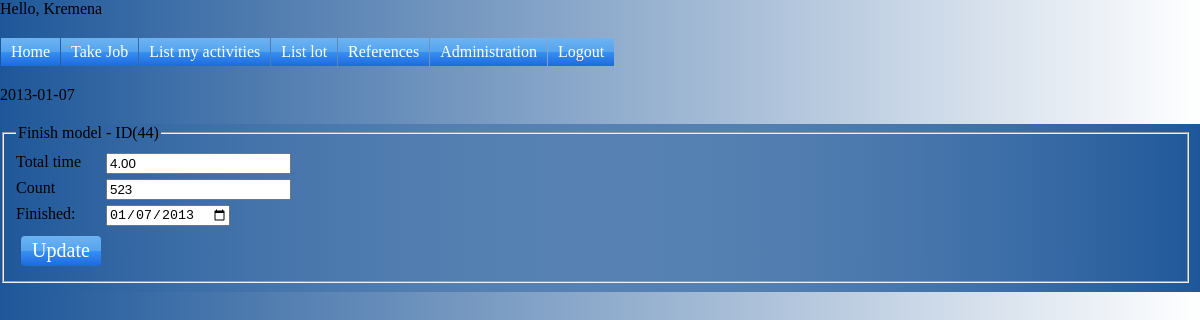
The app's page /edit_job.php?work_id=44 (signed in) with its own data.
### tables this page shows
CREATE TABLE `work` (
  `id` int(10) unsigned NOT NULL AUTO_INCREMENT,
  `id_activiti` int(10) unsigned NOT NULL,
  `id_model` int(10) unsigned NOT NULL,
  `id_user` int(10) unsigned NOT NULL,
  `id_project` int(10) unsigned NOT NULL,
  `start` int(10) unsigned NOT NULL,
  `end` int(10) unsigned NOT NULL,
  `count` int(10) unsigned NOT NULL DEFAULT '0',
  `time` decimal(10,2) unsigned NOT NULL DEFAULT '0.00',
  PRIMARY KEY (`id`),
  KEY `id_model` (`id_model`),
  KEY `id_user` (`id_user`),
  KEY `id_activiti` (`id_activiti`),
  KEY `id_project` (`id_project`)
);

### edit_job.php (the view, shortened to what this page needs)
<?php
include_once 'inc/config.php';
if (($_SESSION['logged_in'] != true) || ((int) $_SESSION['user']['rights'] < 5 )) {
    header('Location: login.php');
    exit;
} else {
    $work_id = $_REQUEST['work_id'];
    $submit = $_POST['_submit_check'];
    include 'inc/head.php';
    if ($submit) {
        $time = $_POST['time'];
        $count = $_POST['count'];
        $finished = $_POST['finished'];
        if ($time && $count && $finished && $work_id) {
            $st = $db->prepare("UPDATE work SET count = :count, time = :time, end = :end  WHERE id = :id");
            $st->bindParam(':count', $count);
            $st->bindParam(':time', $time);
            $st->bindParam(':end', strtotime($finished));
            $st->bindParam(':id', $work_id);
            $result = $st->execute();
        }
    } else {
        $st = $db->prepare("SELECT count,time,end FROM work WHERE id = :id");
        $st->bindParam(':id', $work_id);
        $st->execute();
        $work = $st->fetch();
        if ($work) {
            $time = $work['time'];
            $count = $work['count'];
            $finished = date("Y-m-d", $work['end']);
            echo $finished;
        }
    }
    if ($result && $submit) {
        echo '<p>Work updated successfully</p>';
    } else {
        ?>
        <form action="edit_job.php" method="POST">
            <fieldset>
                <legend>Finish model - ID(<?php echo $work_id; ?>)</legend>
                <p class="clearfix">
                    <label for="time">Total time</label>
                    <input type="text" value="<?php echo $time; ?>" id="time" name="time" />
                </p>
                <p class="clearfix">
                    <label for="count">Count</label>
                    <input type="text" value="<?php echo $count; ?>" id="count" name="count" />
                </p>
                <p class="clearfix">
                    <label for="finished">Finished:</label>
                    <input type="date" name="finished" id="finished" value="<?php echo $finished; ?>" />
                </p>
                <input type="submit" value="Update" />
            </fieldset>
        </form>
        <?php
    }
}

### style.css (style rules this page uses)
body, ul, li, div, p { margin: 0; padding: 0; }
body { font-family: Calibri; font-size: 16px; background: -moz-linear-gradient(left, rgba(30,87,153,1) 0%, rgba(125,185,232,0) 100%); background: -webkit-gradient(linear, left top, right top, color-stop(0%,rgba(30,87,153,1)), color-stop(100%,rgba(125,185,232,0))); background: -webkit-linear-gradient(left, rgba(30,87,153,1) 0%,rgba(125,185,232,0) 100%); background: -o-linear-gradient(left, rgba(30,87,153,1) 0%,rgba(125,185,232,0) 100%); background: -ms-linear-gradient(left, rgba(30,87,153,1) 0%,rgba(125,185,232,0) 100%); background: linear-gradient(to right, rgba(30,87,153,1) 0%,rgba(125,185,232,0) 100%); filter: progid:DXImageTransform.Microsoft.gradient( startColorstr='#1e5799', endColorstr='#007db9e8',GradientType=1 ); }
.clearfix { zoom: 1; }
.clearfix:after { content: ""; display: block; clear: both; height: 0; }
form { margin: 20px 0; background: -moz-linear-gradient(left, rgba(125,185,232,0) 0%, rgba(30,87,153,1) 100%); background: -webkit-gradient(linear, left top, right top, color-stop(0%,rgba(125,185,232,0)), color-stop(100%,rgba(30,87,153,1))); background: -webkit-linear-gradient(left, rgba(125,185,232,0) 0%,rgba(30,87,153,1) 100%); background: -o-linear-gradient(left, rgba(125,185,232,0) 0%,rgba(30,87,153,1) 100%); background: -ms-linear-gradient(left, rgba(125,185,232,0) 0%,rgba(30,87,153,1) 100%); background: linear-gradient(to right, rgba(125,185,232,0) 0%,rgba(30,87,153,1) 100%); filter: progid:DXImageTransform.Microsoft.gradient( startColorstr='#007db9e8', endColorstr='#1e5799',GradientType=1 ); padding-right:9px; padding-bottom:9px; }
form label, form input, form select { display: block; float: left; }
form label { width: 80px; margin-right: 10px; }
form p { margin: 5px 0; background:none; }
fieldset input[type=submit], .big { margin: 5px; width: 80px; height: 30px; border: none; border-radius: 4px; color: white; font-family: Calibri; font-size: 20px; text-align:center; background: rgb(109,179,242); background: -moz-linear-gradient(top, rgba(109,179,242,1) 0%, rgba(84,163,238,1) 50%, rgba(54,144,240,1) 51%, rgba(30,105,222,1) 100%); background: -webkit-gradient(linear, left top, left bottom, color-stop(0%,rgba(109,179,242,1)), color-stop(50%,rgba(84,163,238,1)), color-stop(51%,rgba(54,144,240,1)), color-stop(100%,rgba(30,105,222,1))); background: -webkit-linear-gradient(top, rgba(109,179,242,1) 0%,rgba(84,163,238,1) 50%,rgba(54,144,240,1) 51%,rgba(30,105,222,1) 100%); background: -o-linear-gradient(top, rgba(109,179,242,1) 0%,rgba(84,163,238,1) 50%,rgba(54,144,240,1) 51%,rgba(30,105,222,1) 100%); background: -ms-linear-gradient(top, rgba(109,179,242,1) 0%,rgba(84,163,238,1) 50%,rgba(54,144,240,1) 51%,rgba(30,105,222,1) 100%); background: linear-gradient(to bottom, rgba(109,179,242,1) 0%,rgba(84,163,238,1) 50%,rgba(54,144,240,1) 51%,rgba(30,105,222,1) 100%); filter: progid:DXImageTransform.Microsoft.gradient( startColorstr='#6db3f2', endColorstr='#1e69de',GradientType=0 ); }

### records on screen
work: end "2013-01-07", time "4.00", count "523", finished "01/07/2013"

### other values on screen
$_SESSION['user']['name'] "Kremena"
$work_id "44"
